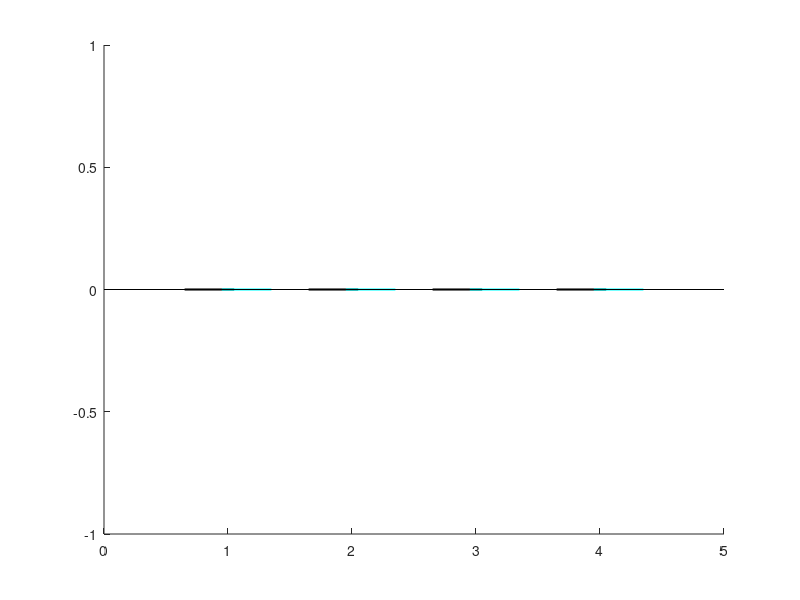

This chart was generated by the following MATLAB code: (Note: this script raises an error after producing the figure.)
% BarPlot_4TrialType_MeanSTAT_BehavOpto_JCscript
% Written by Julien Catanese 10/26/2018
% last update: by JC 10/27/2018

%% Define Session list
clear all
close all
cd('C:\Users\catan\Documents\EMORY\JC_Analysis');
% SessList = dir(['**/*' '_' 'taskopto' '_' '*']);
SessList = dir('**/*taskopto*');
NSess= max(size(SessList)) % Number of Sessions
Nol=[]; Nolo=[]; cCR=[]; cCRo=[]; cCL=[]; cCLo=[];
imp=[]; impo=[]; impR=[]; impRo=[]; impL=[]; impLo=[];
erP=[]; erPo=[]; erPR=[]; erPRo=[]; erPL=[]; erPLo=[];
cor=[]; coro=[]; 
CRvsCL=[]; CRovsCLo =[]; impRvsimpL = [];impRovsimpLo = []; 
erPRvserPL = []; erPRovserPLo = []; omiRvsomiL = []; omiRovsomiLo = []
%% loop trhough all Sessions named "taskopto"
for of=1:NSess-1
    SessID= SessList(of).name
    SessPath=SessList(of).folder;
    cd([SessPath '\' SessID])
    
    load ('Ntrial_type.mat')
    
    Ncorrect = trial.Nb_correct_L + trial.Nb_correct_R; % only trial without opto stim
    Ncorrect_opto = trial.Nb_correct_L_opto + trial.Nb_correct_R_opto; % only trial without opto stim
    Ncorrect_tot = Ncorrect + Ncorrect_opto;
    
    Nnolick = trial.Nb_NoLick; % Nolick non-opto
    Nnolick_opto = trial.Nb_NoLick_opto; %Nolick opto
    Nnolick_tot = Nnolick + Nnolick_opto;
    
    Nnolick_R =   trial.Nb_NoLick_R;
    Nnolick_R_opto =  trial.Nb_NoLick_R_opto;
    Nnolick_L =   trial.Nb_NoLick_L ;
    Nnolick_L_opto = trial.Nb_NoLick_L_opto;
    
    Nimpulse =   trial.Nb_errorDelay_PL_CL + trial.Nb_errorDelay_PR_CR + trial.Nb_errorDelay_PL_CR + trial.Nb_errorDelay_PR_CL;
    Nimpulse_opto = trial.Nb_errorDelay_PL_CL_opto + trial.Nb_errorDelay_PR_CR_opto + trial.Nb_errorDelay_PL_CR_opto + trial.Nb_errorDelay_PR_CL_opto;
    Nimpulse_tot = Nimpulse + Nimpulse_opto;
    
    Nimpulse_CR =   trial.Nb_errorDelay_PR_CR + trial.Nb_errorDelay_PL_CR ;
    Nimpulse_CR_opto =  trial.Nb_errorDelay_PR_CR_opto + trial.Nb_errorDelay_PL_CR_opto ;
    Nimpulse_CL =   trial.Nb_errorDelay_PL_CL + trial.Nb_errorDelay_PR_CL;
    Nimpulse_CL_opto = trial.Nb_errorDelay_PL_CL_opto + trial.Nb_errorDelay_PR_CL_opto;
    
    NerrSide =  trial.Nb_errorResp_PR +  trial.Nb_errorResp_PL;
    NerrSide_opto = trial.Nb_errorResp_PR_opto +  trial.Nb_errorResp_PL_opto;
    NerrSide_tot = NerrSide + NerrSide_opto;
    
    NerrSide_PR =   trial.Nb_errorResp_PR;
    NerrSide_PL = trial.Nb_errorResp_PL ;
    NerrSide_PR_opto = trial.Nb_errorResp_PR_opto;
    NerrSide_PL_opto = trial.Nb_errorResp_PL_opto;
    
    Ntrial = trial.Ntrial - trial.Nb_all_opto;
    Ntrial_opto = trial.Nb_all_opto ;
    Ntrial_tot = trial.Ntrial;
    
    
    %% Convert in percent
    
    cor = [cor 100*Ncorrect/Ntrial];
    coro=[coro 100*Ncorrect_opto/Ntrial_opto];
    
    Nol=[Nol  100*Nnolick/Ntrial];
    Nolo=[Nolo 100*Nnolick_opto/Ntrial_opto];
    
    imp=[imp  100*Nimpulse/Ntrial];
    impo = [impo 100*Nimpulse_opto/Ntrial_opto];
    
    erP = [erP 100*NerrSide/Ntrial] ;
    erPo = [erPo 100*NerrSide_opto/Ntrial_opto];
    
    CRvsCL=[CRvsCL (trial.Nb_correct_R+1)/(trial.Nb_correct_L+1)];
    CRovsCLo =[CRovsCLo (trial.Nb_correct_R_opto+1)/(trial.Nb_correct_L_opto+1)];
    
    impRvsimpL = [impRvsimpL (Nimpulse_CR+1)/(Nimpulse_CL+1)]
    impRovsimpLo = [impRovsimpLo (Nimpulse_CR_opto+1)/(Nimpulse_CL_opto+1)]
    
    erPRvserPL = [erPRvserPL (NerrSide_PR+1)/(NerrSide_PL+1)]
    erPRovserPLo = [erPRovserPLo (NerrSide_PR_opto+1)/(NerrSide_PL_opto+1)]
    
    omiRvsomiL = [omiRvsomiL (Nnolick_R+1)/(Nnolick_L+1)]
    omiRovsomiLo = [omiRovsomiLo (Nnolick_R_opto+1)/(Nnolick_L_opto+1)]
    
end


%% Calculate mean and std
cor_mean = mean(cor)
cor_std =std(cor,1)
coro_mean= mean(coro)
coro_std =std(coro,1)

Nol_mean=mean(Nol);
Nol_std=std(Nol,1);
Nolo_mean=mean(Nolo);
Nolo_std=std(Nolo,1);

imp_mean=mean(imp);
imp_std=std(imp,1);
impo_mean=mean(impo);
impo_std=std(impo,1);

erP_mean = mean(erP)
erPo_mean = mean(erPo)
erP_std = std(erP)
erPo_std = std(erPo)

CRvsCL_mean= mean(CRvsCL) 
CRovsCLo_mean = mean(CRovsCLo) 

impRvsimpL_mean = mean(impRvsimpL) 
impRovsimpLo_mean = mean(impRovsimpLo) 

erPRvserPL_mean = mean(erPRvserPL)
erPRovserPLo_mean = mean(erPRovserPLo)

omiRvsomiL_mean = mean(omiRvsomiL)
omiRovsomiLo_mean = mean(omiRovsomiLo)

CRvsCL_std= std(CRvsCL,1) 
CRovsCLo_std = std(CRovsCLo,1) 

impRvsimpL_std = std(impRvsimpL,1) 
impRovsimpLo_std = std(impRovsimpLo,1) 

erPRvserPL_std = std(erPRvserPL,1)
erPRovserPLo_std = std(erPRovserPLo,1)

omiRvsomiL_std = std(omiRvsomiL,1)
omiRovsomiLo_std = std(omiRovsomiLo,1)

%% STATS : 2 sample ttest 

[Hcor,Pcor] = ttest2(cor,coro, 'alpha' ,0.025)
[HerP,PerP] = ttest2(erP,erPo, 'alpha' ,0.025)
[Hnol,Pnol] = ttest2(Nol,Nolo, 'alpha' ,0.025)
[Himp,Pimp] = ttest2(imp,impo, 'alpha' ,0.025)

[Hcor_RvLratio,Pcor_RvLratio] = ttest2(CRvsCL,CRovsCLo, 'alpha' ,0.1)
[HerP_RvLratio,PerP_RvLratio] = ttest2(erPRvserPL,erPRovserPLo, 'alpha' ,0.1)
[Himp_RvLratio,Pimp_RvLratio] = ttest2(impRvsimpL,impRovsimpLo, 'alpha' ,0.1)
[Himp_RvLratio,Pimp_RvLratio] = ttest2(omiRvsomiL,omiRovsomiLo, 'alpha' ,0.1)


A= CRovsCLo-CRvsCL;
B= erPRovserPLo-erPRvserPL;
C= impRovsimpLo-impRvsimpL;
D= omiRovsomiLo-omiRvsomiL;

[HA0,PA0] = ttest(A) % (alpha 5%)
[HB0,PB0] = ttest(B)  % (alpha 5%)
[HC0,PC0] = ttest(C) % (alpha 5%)
[HD0,PD0] = ttest(D) % (alpha 5%)

[HAB,PAB] = ttest(A,B) % (alpha 5%)
[HBC,PBC] = ttest(B,C) % (alpha 5%)
[HAC,PAC] = ttest(A,C) % (alpha 5%)
[HDC,PDC] = ttest(D,C) % (alpha 5%)

%% PLOT1 bar plot : Mean opto vs Non opto with Std
close all
%Figure
figH = figure;
axes1 = axes;
hold on,
y =         [cor_mean,  coro_mean;  erP_mean,   erPo_mean;  imp_mean,   impo_mean;  Nol_mean,   Nolo_mean];
std_dev =   [cor_std,   coro_std;   erP_std,    erPo_std;   imp_std,    impo_std;   Nol_std,    Nolo_std ];
num = 4; %number of different subcategories
c = 1:num;
%Bar(s) %You can not color differently the same bar.
for i = 1:num
    bar(c(i)-0.15,y(i,1),0.2, 'FaceColor','k','EdgeColor','k','LineWidth',1.5);
    bar(c(i)+0.15,y(i,2),0.2, 'FaceColor','y','EdgeColor','c','LineWidth',1.5);
end
%Errorbar
errH1 = errorbar(c-0.15,y(:,1),std_dev(:,1),'.','Color','k');
errH2 = errorbar(c+0.15,y(:,2),std_dev(:,2),'.','Color','k');
errH1.LineWidth = 1;
errH2.LineWidth = 1;
% errH1.Color = [1 0.5 0];
% errH2.Color = [1 0.3 1];
% Set x-ticks
set(axes1,'Ylim',[0 100]);
set(axes1,'Xlim',[0.5 4.5]);
set(axes1,'XTick',[1 1.5 2 2.5 3 3.5 4 4.5],'XTickLabel',...
    {'Correct',' ','Error Side',' ','Error Impulse ',' ','Error Omission', ' '});
% plot stat
SigX = [];
if Hcor == 1; SigX=[SigX 1]; end;
if HerP == 1; SigX=[SigX 2]; end;
if Himp == 1; SigX=[SigX 3]; end;
if Hnol == 1; SigX=[SigX 4]; end;

if ~isempty(SigX)
    SigY = ones(size(SigX))*70
    plot(SigX,SigY, '*k', 'LineWidth',1)
end

% Label Legend Title
xlabel('trials types');
ylabel('Percent (% among trial type)');
title (['Average over ' num2str(NSess) ' sessions (n=4)' ]) ;
legend('No-Stim trials','Opto-Stim trials' ,'Location','northwest')
%% SAVING
saveas(gcf,['BarPlot_4TrialType_MeanSTAT_' num2str(NSess) 'Sess_BehavOpto'],'jpeg');
saveas(gcf,['D:\JC_Figures\BarPlot_4TrialType_MeanSTAT_' num2str(NSess) 'Sess_BehavOpto'],'tif');
saveas(gcf,['D:\JC_Figures\BarPlot_4TrialType_MeanSTAT_' num2str(NSess) 'Sess_BehavOpto'],'eps');
saveas(gcf,['D:\JC_Figures\BarPlot_4TrialType_MeanSTAT_' num2str(NSess) 'Sess_BehavOpto'],'emf');




%% PLOT2 bar plot: Contra-ipsi Ratio 
figH2 = figure; axes2 = axes; hold on,
y= [ CRvsCL_mean, CRovsCLo_mean ;  ; erPRvserPL_mean, erPRovserPLo_mean; impRvsimpL_mean, impRovsimpLo_mean ];
std_dev =   [CRvsCL_std, CRovsCLo_std ; erPRvserPL_std, erPRovserPLo_std; impRvsimpL_std, impRovsimpLo_std ];
num = 3; %number of different subcategories
c = 1:num;
for i = 1:num
    bar(c(i)-0.15,y(i,1),0.2, 'FaceColor','k','EdgeColor','k','LineWidth',1.5);
    bar(c(i)+0.15,y(i,2),0.2, 'FaceColor','y','EdgeColor','c','LineWidth',1.5);
end
errH1 = errorbar(c-0.15,y(:,1),std_dev(:,1),'.','Color','k');
errH2 = errorbar(c+0.15,y(:,2),std_dev(:,2),'.','Color','k');
errH1.LineWidth = 1;
errH2.LineWidth = 1;
set(axes2,'Ylim',[0 10]);
set(axes2,'Xlim',[0.5 3.5]);
set(axes2,'XTick',[1 1.5 2 2.5 3 3.5],'XTickLabel',...
    {'Correct', ' ', 'errorSide', ' ', 'impulse',''});
SigX = [];
if Hcor_RvLratio == 1; SigX=[SigX 1]; end;
if HerP_RvLratio == 1; SigX=[SigX 2]; end;
if Himp_RvLratio == 1; SigX=[SigX 3]; end;

if ~isempty(SigX)
    SigY = ones(size(SigX))*7
    plot(SigX,SigY, '*k', 'LineWidth',1)
end
% Label Legend Title
xlabel('trials types');
ylabel('ratio (contra/ipsi)');
title (['Average over ' num2str(NSess) ' sessions (n=4)' ]) ;
legend('No-Stim trials','Opto-Stim trials' ,'Location','northwest')
% Saving
saveas(gcf,['BarPlot_ImpTrialType_MeanSTAT_' num2str(NSess) 'Sess_BehavOpto'],'jpeg');
saveas(gcf,['D:\JC_Figures\BarPlot_ratioLRTrialType_MeanSTAT_' num2str(NSess) 'Sess_BehavOpto'],'tif');
saveas(gcf,['D:\JC_Figures\BarPlot_ratioLRTrialType_MeanSTAT_' num2str(NSess) 'Sess_BehavOpto'],'eps');
saveas(gcf,['D:\JC_Figures\BarPlot_ratioLRTrialType_MeanSTAT_' num2str(NSess) 'Sess_BehavOpto'],'emf');




%% PLOT3 bar plot:  Diff Contra-ipsi ratio 

figure(3), close(3), figure(3), hold on

pos=[0.5 1 1.5 2]; 
y= [ mean(A) ; mean(B); mean(C); mean(D)];
std_dev =   [ std(A) ; std(B); std(C); std(D)];

hold on, bar(pos, y ,0.4, 'FaceColor','k','EdgeColor','k','LineWidth',1.5);
hold on, errorbar(pos,y,std_dev,'.','Color','k','LineWidth',1);

set(gca,...
    'Ylim',[-10 10], ... 
    'Xlim',[pos(1)-0.25 pos(4)+0.25],...
    'Xtick',[pos(1) pos(2) pos(3) pos(4)],...
    'XTickLabel',{'Correct', 'errorSide', 'impulse', 'omission'} );

SigX = [];SigX2=[];
if HA0 == 1; SigX=[SigX pos(1)]; end;
if HB0 == 1; SigX=[SigX pos(2)]; end;
if HC0 == 1; SigX=[SigX pos(3)]; end;
if HD0 == 1; SigX=[SigX pos(4)]; end;

if HAB == 1; SigX2=[SigX2; pos(1) pos(2)]; end;
if HBC == 1; SigX2=[SigX2; pos(2) pos(3)]; end;
if HAC == 1; SigX2=[SigX2; pos(1) pos(3)]; end;
if HDC == 1; SigX2=[SigX2; pos(3) pos(4)]; end;

if ~isempty(SigX)
    SigY = ones(size(SigX))*6
    hold on, plot(SigX,SigY, '*k', 'LineWidth',1)
end
if ~isempty(SigX2)
    for bb=1:size(SigX2,1) 
    SigY2 = ones(size(SigX2))*5+bb
    hold on, plot(SigX2(bb,:),SigY2, 'k', 'LineWidth',1)
    hold on, plot(mean((SigX2(bb,:))),mean(SigY2)+0.25, '*k', 'LineWidth',1)

    end
end

% Label Legend Title
ylabel('contra/ipsi ratio diff (stim - nostim)');
title (['Average over ' num2str(NSess) ' sessions (n=4)' ]) ;


